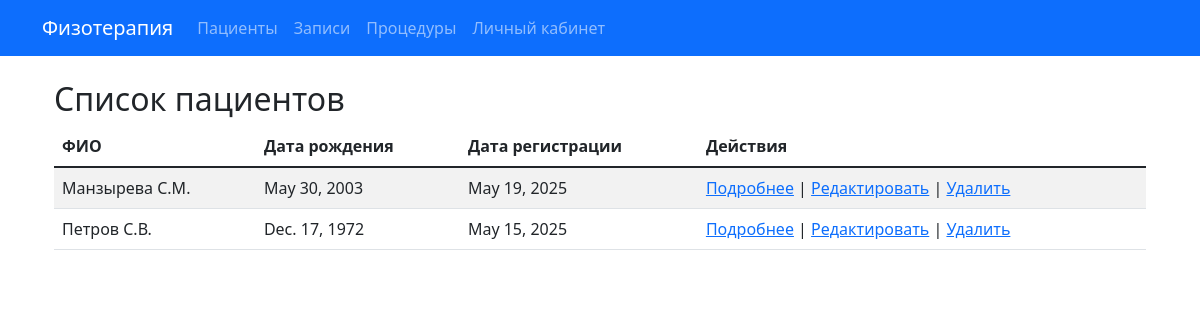
The app's page /patients/ with its own data.
### info_system/models.py (models this page shows, shortened)
class Patient(models.Model):
    GENDER_CHOICES = [
        ('M', 'Мужской'),
        ('F', 'Женский'),
    ]
    last_name = models.CharField(max_length=100, verbose_name='Фамилия')
    first_name = models.CharField(max_length=100, verbose_name='Имя')
    middle_name = models.CharField(max_length=100, blank=True, verbose_name='Отчество')
    birth_date = models.DateField(verbose_name='Дата рождения')
    gender = models.CharField(max_length=1, choices=GENDER_CHOICES, verbose_name='Пол')
    address = models.TextField(blank=True, verbose_name='Адрес')
    phone = models.CharField(max_length=20, verbose_name='Телефон')
    email = models.EmailField(blank=True, verbose_name='Email')
    insurance_number = models.CharField(max_length=20, blank=True, verbose_name='Страховой номер')
    registration_date = models.DateField(auto_now_add=True, verbose_name='Дата регистрации')
    notes = models.TextField(blank=True, verbose_name='Примечания')
    class Meta:
        verbose_name = 'Пациент'
        verbose_name_plural = 'Пациенты'
        ordering = ['last_name', 'first_name']

### info_system/views.py (the view)
# urls.py: path('patients/', PatientListView.as_view(), name='patient_list'),
class PatientListView(ListView):
    model = Patient
    template_name = 'physiotherapy/patient_list.html'
    context_object_name = 'patients'
    paginate_by = 20

### info_system/templates/physiotherapy/patient_list.html
{% extends 'physiotherapy/base.html' %}
{% block content %}
<div class="container mt-4">
    <h2>Список пациентов</h2>
    <table class="table table-striped">
        <thead>
            <tr>
                <th>ФИО</th>
                <th>Дата рождения</th>
                <th>Дата регистрации</th>
                <th>Действия</th>
            </tr>
        </thead>
        <tbody>
            {% for patient in patients %}
            <tr>
                <td>{{ patient.last_name }} {{ patient.first_name|slice:":1" }}.{{ patient.middle_name|slice:":1" }}.</td>
                <td>{{ patient.birth_date }}</td>
                <td>{{ patient.registration_date }}</td>
                <td>
                    <a href="{% url 'patient_detail' patient.pk %}">Подробнее</a> |
                    <a href="{% url 'patient_update' patient.pk %}">Редактировать</a> |
                    <a href="{% url 'patient_delete' patient.pk %}">Удалить</a>
                </td>
            </tr>
            {% empty %}
            <tr>
                <td colspan="4">Пациенты не найдены.</td>
            </tr>
            {% endfor %}
        </tbody>
    </table>
</div>
{% endblock %}

### info_system/templates/physiotherapy/base.html (shortened to what this page needs)
<!DOCTYPE html>
<html lang="ru">
<head>
    <link href="https://cdn.jsdelivr.net/npm/bootstrap@5.1.3/dist/css/bootstrap.min.css" rel="stylesheet">
</head>
<body>
    <nav class="navbar navbar-expand-lg navbar-dark bg-primary">
        <div class="container">
            <a class="navbar-brand" href="{% url 'dashboard' %}">Физотерапия</a>
            <div class="collapse navbar-collapse" id="navbarNav">
                <ul class="navbar-nav me-auto">
                    <li class="nav-item">
                        <a class="nav-link" href="{% url 'patient_list' %}">Пациенты</a>
                    </li>
                    <li class="nav-item">
                        <a class="nav-link" href="{% url 'appointment_list' %}">Записи</a>
                    </li>
                    <li class="nav-item">
                        <a class="nav-link" href="{% url 'procedure_list' %}">Процедуры</a>
                    </li>
                    <li class="nav-item">
                        <a class="nav-link" href="{% url 'personal_account' %}">Личный кабинет</a>
                    </li>
                </ul>
            </div>
        </div>
    </nav>
    <div class="container mt-4">
        {% block content %}{% endblock %}
    </div>
    <link rel="stylesheet" href="https://cdn.jsdelivr.net/npm/bootstrap-icons@1.8.0/font/bootstrap-icons.css">
</body>
</html>

### records on screen
Patient: last_name "Манзырева", first_name "С", middle_name "М", birth_date "May 30, 2003", registration_date "May 19, 2025"
Patient: last_name "Петров", first_name "С", middle_name "В", birth_date "Dec. 17, 1972", registration_date "May 15, 2025"
